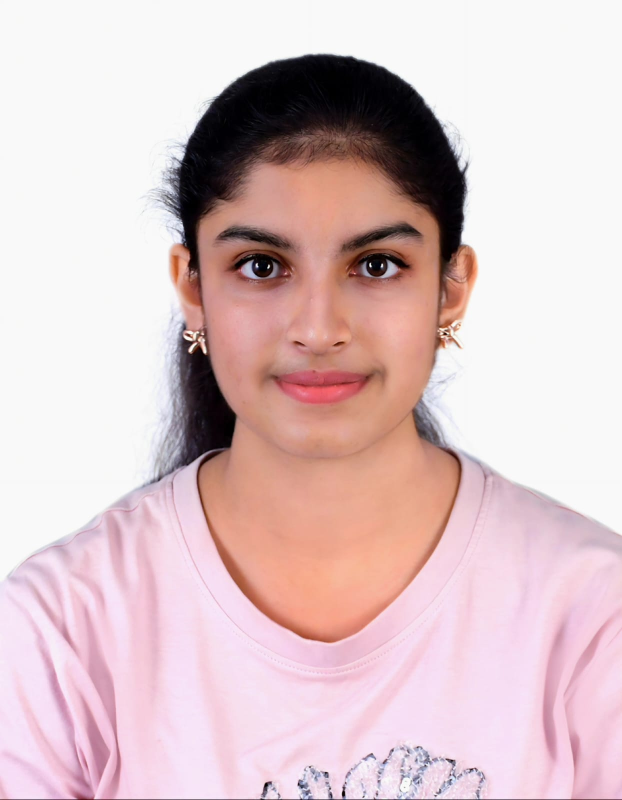
#> input picture data/profile_faces/face_ref_2189191724227ee5_1772951055.jpg, 1244 x 1600 px, given in place of the camera (shown at 1/2 size)
$ python gesture_auth.py
#> lines starting #> are read from the running program, lines starting #| are printed output that depends on the picture
"""
Gesture-based authentication using Gemini AI and Face Detection
- Generates random gestures using Gemini AI
- Detects face movements (head turns, tilts, nods)
- Real-time gesture verification
"""

import cv2
import numpy as np
import os
from typing import List, Tuple, Optional
import warnings

# Suppress future warnings for google.generativeai deprecation
warnings.filterwarnings('ignore', category=FutureWarning, module='google.generativeai')

try:
    import google.genai as genai
    GEMINI_MODULE = "google.genai"
except ImportError:
    try:
        import google.generativeai as genai
        GEMINI_MODULE = "google.generativeai"
    except ImportError:
        genai = None
        GEMINI_MODULE = None


class GestureAuthenticator:
    def __init__(self, gemini_api_key: Optional[str] = None):
        """Initialize Gesture Authenticator with Gemini AI."""
        # Load face cascade classifier
        cascade_path = cv2.data.haarcascades + 'haarcascade_frontalface_default.xml'
        self.face_cascade = cv2.CascadeClassifier(cascade_path)
        if self.face_cascade.empty():
            print(f"[!] Error: Could not load face cascade from {cascade_path}")

        # Initialize Gemini AI
        api_key = gemini_api_key or os.getenv('GEMINI_API_KEY')
        self.model = None

        if genai is None:
            print("[*] Google Gemini not available. Install: pip install google-genai")
        elif api_key:
            try:
                if GEMINI_MODULE == "google.genai":
                    genai.api_key = api_key
                else:
                    genai.configure(api_key=api_key)
                self.model = genai.GenerativeModel('gemini-1.5-flash')
            except Exception as e:
                print(f"[*] Gemini initialization failed: {e}")
        else:
            print("[*] Gemini API key not set. Set GEMINI_API_KEY environment variable")

        self.gestures = [
            "look_left",
            "look_right",
            "nod_up_down",
            "tilt_left",
            "tilt_right",
            "smile",
            "open_mouth"
        ]

        self.last_positions = []  # Track face positions
        self.position_history = []  # Store movement history

    def detect_faces(self, frame: np.ndarray) -> List[Tuple]:
        """Detect faces in frame using cascade classifier."""
        gray = cv2.cvtColor(frame, cv2.COLOR_BGR2GRAY)
        faces = self.face_cascade.detectMultiScale(gray, 1.3, 5)
        return faces

    # [70 lines left out: functions get_head_pose, analyze_movement, not called in this run]

    def generate_gesture_challenge(self) -> str:
        """Use Gemini AI to generate a random gesture challenge."""
        if not self.model:
            # Fallback to random gesture
            import random
            gesture = random.choice(self.gestures)
            return f"Please {gesture.replace('_', ' ')}"

        try:
            prompt = f"""Generate ONE random face gesture challenge for biometric authentication.
            Choose ONLY ONE from this list: {', '.join(self.gestures)}

            Return ONLY the gesture name in this exact format: "Gesture: [name]"
            Example: "Gesture: look_left" or "Gesture: nod_up_down"
            """

            response = self.model.generate_content(prompt, stream=False)
            text = response.text.strip()

            # Extract gesture name
            if "Gesture:" in text:
                gesture = text.split("Gesture:")[-1].strip().lower().replace(' ', '_')
                # Validate gesture
                for g in self.gestures:
                    if g in gesture or gesture in g:
                        return f"Please {g.replace('_', ' ')}"

            # Fallback
            import random
            return f"Please {random.choice(self.gestures).replace('_', ' ')}"

        except Exception as e:
            print(f"[*] Gemini generation failed: {e}, using random gesture")
            import random
            return f"Please {random.choice(self.gestures).replace('_', ' ')}"

    # [25 lines left out: function is_gesture_detected, not called in this run]

    def verify_gesture(self, capture_duration: int = 10) -> Tuple[bool, str]:
        """Verify gesture by detecting ANY facial movement.

        Simple and reliable: Just check if face region changes between frames.
        """
#> called with capture_duration = 10
        try:
            cap = cv2.VideoCapture(0)
            if not cap.isOpened():
                return False, "Webcam not available"

            challenge = self.generate_gesture_challenge()
            print(f"\n[*] Gesture Challenge: {challenge}")
            print(f"[*] Move your head for {capture_duration} seconds...")

            # Get baseline frame with face
            baseline_frame = None
            baseline_face = None
            frame_count = 0

            # Capture baseline (first valid frame with face)
            print("[*] Calibrating...")
            while baseline_frame is None and frame_count < 30:
                ret, frame = cap.read()
#> frame is the input picture: shape (1600, 1244, 3); mean B, G, R 198.8, 196.2, 219.9
                if not ret:
                    cap.release()
                    return False, "Cannot read from webcam"

                # Optimization: Resize for consistent performance
                if frame.shape[1] > 640:
                    frame = cv2.resize(frame, (640, int(frame.shape[0] * 640 / frame.shape[1])))
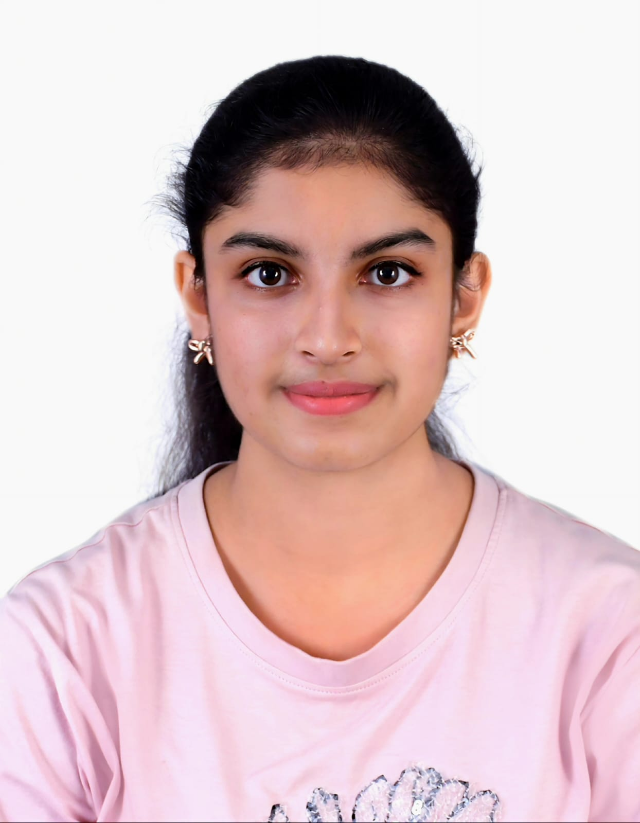
#> frame: shape (823, 640, 3); mean B, G, R 198.8, 196.1, 219.8

                faces = self.detect_faces(frame)
#> in detect_faces, `gray = cv2.cvtColor(frame, cv2.COLOR_BGR2GRAY)`:
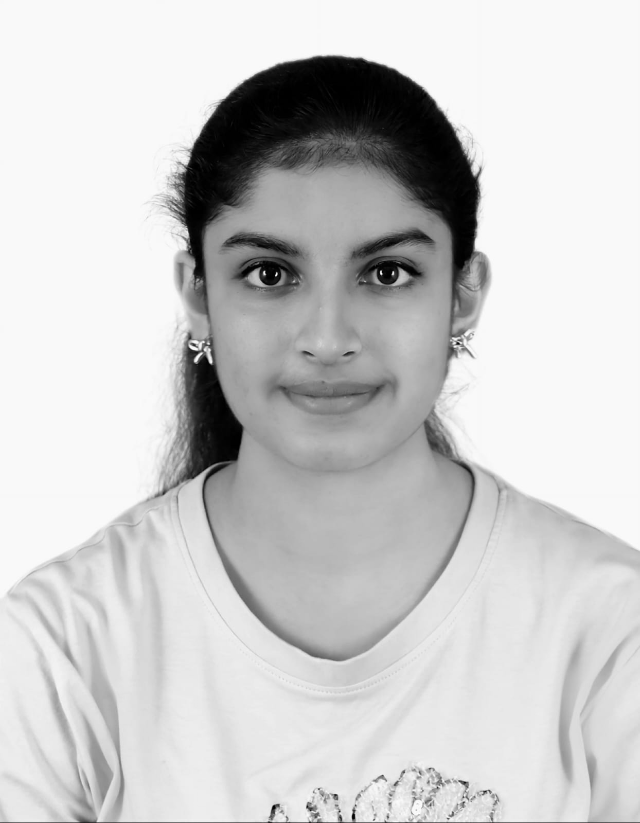
#> gray: shape (823, 640); min 0, max 255, mean 203.5
#> in detect_faces, `faces = self.face_cascade.detectMultiScale(gray, 1.3, 5)`: faces = [[163, 150, 328, 328]]
#> faces = [[163, 150, 328, 328]]
                if faces:
                    baseline_frame = frame.copy()
                    baseline_face = faces[0]
                    print(f"[OK] Baseline captured")
                    break

                frame_count += 1

            if baseline_frame is None:
                cap.release()
                return False, "No face detected in baseline"

            # Detection phase - look for movement
            frame_count = 0
            target_frames = capture_duration * 30
            gesture_verified = False
            consecutive_movements = 0

            # Parse target gesture from challenge string
            target_gesture = challenge.replace("Please ", "").replace("Gesture: ", "").strip().lower().replace(' ', '_')

            print("[*] Detecting movement...")

            while frame_count < target_frames:
                ret, frame = cap.read()
                if not ret:
                    break

                # Optimization: Resize for consistent performance
                if frame.shape[1] > 640:
                    frame = cv2.resize(frame, (640, int(frame.shape[0] * 640 / frame.shape[1])))

                faces = self.detect_faces(frame)
                if not faces:
                    frame_count += 1
                    continue

                # Get current pose
                current_face = faces[0]
                pose = self.get_head_pose(current_face, frame.shape)

                # Add to history for pattern analysis
                self.position_history.append(pose)
                if len(self.position_history) > 30:
                    self.position_history.pop(0)

                # Analyze movement
                detected_gesture = self.analyze_movement(pose)

                if detected_gesture and target_gesture in detected_gesture:
                    gesture_verified = True
                    print(f"[OK] {detected_gesture} detected!")
                    break

                # Progress update
                if frame_count % 15 == 0:
                    print(f"[*] Analyzing... (Target: {target_gesture})")

                frame_count += 1

            cap.release()

            if gesture_verified:
                return True, f"Gesture '{challenge.replace('Please ', '')}' verified!"
            else:
                return False, f"Gesture failed or timed out. Expected: {target_gesture}"

        except Exception as e:
            return False, f"Gesture verification error: {str(e)}"


# Test function
if __name__ == "__main__":
    auth = GestureAuthenticator()
    success, msg = auth.verify_gesture(capture_duration=10)
    print(f"[*] Result: {msg}")
